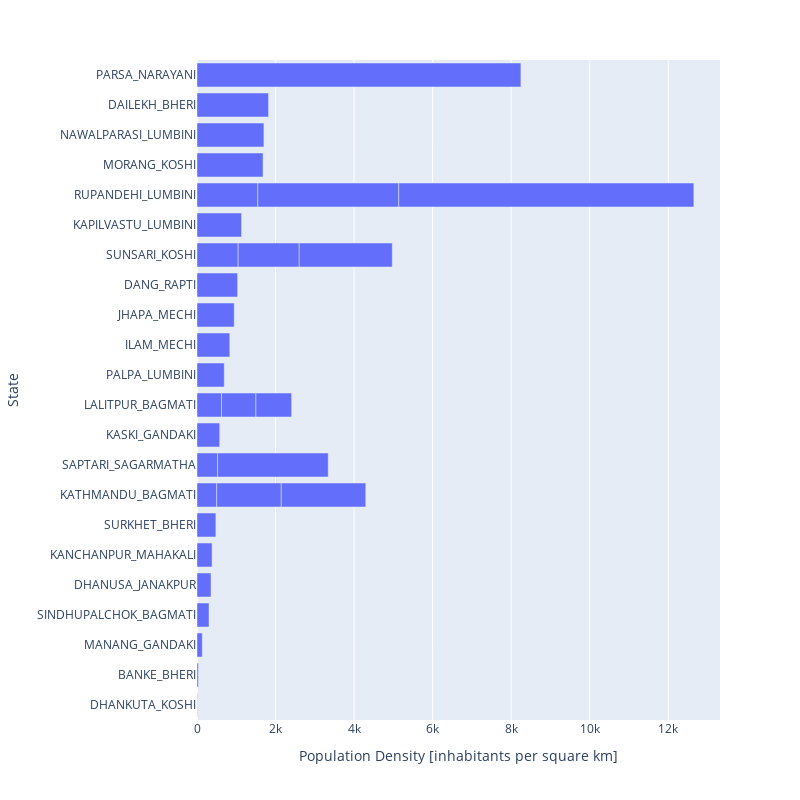

Write notebook code for a chart like this one.
### Code cell
densidad=df2.sort_values(by=['Densidad'])
fig = px.bar(densidad, y="Estado", x="Densidad", orientation='h',height=800,width=800,labels={'Densidad':'Population Density [inhabitants per square km]','Estado':'State'})
fig.show()

### Figure 1 — Plotly figure (JSON) as saved in the notebook; plotly's stock layout.template omitted (floating-point values rounded to 4 significant figures)
{"data": [{"alignmentgroup": "True", "hoverlabel": {"namelength": 0}, "hovertemplate": "Population Density [inhabitants per square km]=%{x}<br>State=%{y}", "legendgroup": "", "marker": {"color": "#636efa"}, "name": "", "offsetgroup": "", "orientation": "h", "showlegend": false, "textposition": "auto", "type": "bar", "x": [7, 34, 134, 306, 357, 384, 481, 503, 524, 578, 626, 694, 835, 874, 909, 948, 1034, 1048, 1134, 1548, 1555, 1643, 1682, 1704, 1822, 2152, 2370, 2818, 3590, 7514, 8248], "xaxis": "x", "y": ["DHANKUTA_KOSHI", "BANKE_BHERI", "MANANG_GANDAKI", "SINDHUPALCHOK_BAGMATI", "DHANUSA_JANAKPUR", "KANCHANPUR_MAHAKALI", "SURKHET_BHERI", "KATHMANDU_BAGMATI", "SAPTARI_SAGARMATHA", "KASKI_GANDAKI", "LALITPUR_BAGMATI", "PALPA_LUMBINI", "ILAM_MECHI", "LALITPUR_BAGMATI", "LALITPUR_BAGMATI", "JHAPA_MECHI", "DANG_RAPTI", "SUNSARI_KOSHI", "KAPILVASTU_LUMBINI", "RUPANDEHI_LUMBINI", "SUNSARI_KOSHI", "KATHMANDU_BAGMATI", "MORANG_KOSHI", "NAWALPARASI_LUMBINI", "DAILEKH_BHERI", "KATHMANDU_BAGMATI", "SUNSARI_KOSHI", "SAPTARI_SAGARMATHA", "RUPANDEHI_LUMBINI", "RUPANDEHI_LUMBINI", "PARSA_NARAYANI"], "yaxis": "y"}], "layout": {"barmode": "relative", "height": 800, "legend": {"tracegroupgap": 0}, "margin": {"t": 60}, "width": 800, "xaxis": {"anchor": "y", "domain": [0, 1], "title": {"text": "Population Density [inhabitants per square km]"}}, "yaxis": {"anchor": "x", "domain": [0, 1], "title": {"text": "State"}}}}
